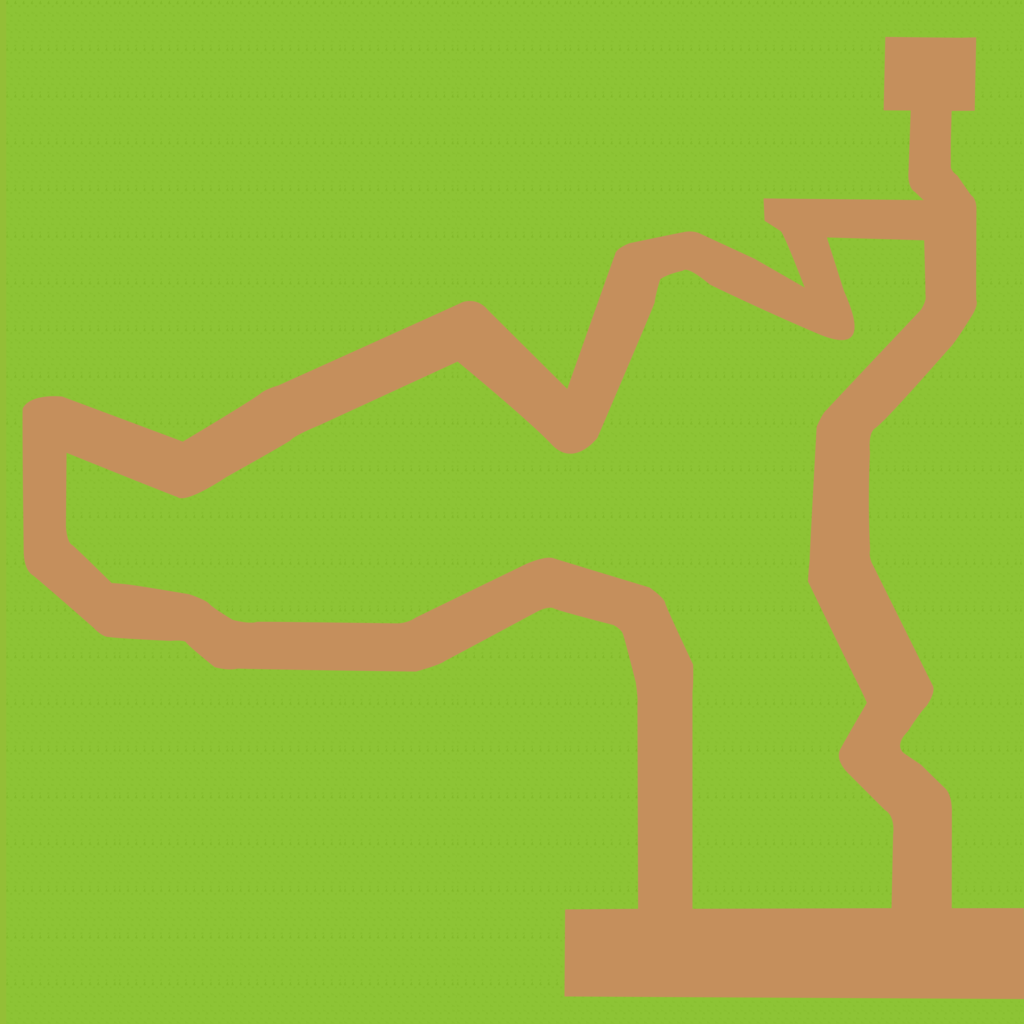

The image is a tile-based game level rendered from a .tmx file. Its description and source (layers, tilesets, objects; grid data summarised) follow:
An orthogonal 64x64 tile map with 16x16 px tiles, 1 tile layer (Camada de Tiles 1), 4 tilesets and 169 objects (Player).

<map version="1.8" tiledversion="1.8.4" orientation="orthogonal" renderorder="right-down" width="64" height="64" tilewidth="16" tileheight="16" infinite="0" nextlayerid="7" nextobjectid="386">
 <tileset firstgid="1" name="test_player_spritesheet" tilewidth="16" tileheight="16" tilecount="56" columns="7">
  <image source="../images/test_player_spritesheet.png" width="116" height="128" />
 </tileset>
 <tileset firstgid="57" name="world_spritesheet" tilewidth="16" tileheight="16" tilecount="4160" columns="80">
  <image source="../images/world_spritesheet.png" width="1280" height="832" />
 </tileset>
 <tileset firstgid="4217" name="plants_spritesheet" tilewidth="16" tileheight="16" tilecount="253" columns="23">
  <image source="../images/plants_spritesheet.png" width="381" height="183" />
 </tileset>
 <tileset firstgid="4470" name="contorno-com-textura-v3" tilewidth="16" tileheight="16" tilecount="4096" columns="64">
  <image source="../images/contorno-com-textura-v3.png" width="1024" height="1024" />
 </tileset>
 <layer id="1" name="Camada de Tiles 1" width="64" height="64">
  <data>[4096 cells, 4096 non-empty, 4096 distinct tile ids]</data>
 </layer>
 <objectgroup id="6" name="Plants">
  <object id="191" x="943.515" y="785.212" width="16.1818" height="15.6364" />
  <object id="192" gid="3515" x="943.515" y="800.667" width="16" height="16" />
  <object id="196" x="848" y="768.151" width="16" height="15.8182" />
  <object id="197" gid="3515" x="847.849" y="784" width="16" height="16" />
  <object id="201" x="896.849" y="736.515" width="15.4545" height="15.0909" />
  <object id="202" gid="3515" x="897.485" y="752.818" width="16" height="16" />
  <object id="203" x="924.636" y="684.818" width="15.0606" height="16" />
  <object id="204" gid="3515" x="924.303" y="700.151" width="16" height="16" />
  <object id="205" x="809.515" y="418.273" width="16.5455" height="16.7273" />
  <object id="206" gid="3515" x="809.878" y="433.969" width="16" height="16" />
  <object id="207" x="917.94" y="287.606" width="16.3636" height="16.3636" />
  <object id="208" gid="3515" x="918.122" y="303.758" width="16" height="16" />
  <object id="211" x="956.333" y="178.485" width="15.2727" height="15.6364" />
  <object id="212" gid="3515" x="955.818" y="194" width="16" height="16" />
  <object id="213" x="921.06" y="31.3031" width="17.4545" height="16.7273" />
  <object id="214" gid="3515" x="921.969" y="48.1818" width="16" height="16" />
  <object id="215" x="818.636" y="230.849" width="16.3031" height="16.8182" />
  <object id="216" gid="3515" x="819.122" y="247.091" width="16" height="16" />
  <object id="217" x="793.788" y="277.091" width="16.9091" height="15.8182" />
  <object id="218" gid="3515" x="794.031" y="293.091" width="16" height="16" />
  <object id="219" x="680.182" y="223.636" width="16.7273" height="16.1818" />
  <object id="220" gid="3515" x="680.364" y="239.455" width="16" height="16" />
  <object id="221" x="680" y="262.909" width="17.6364" height="14.3636" />
  <object id="222" gid="3515" x="680.909" y="277.636" width="16" height="16" />
  <object id="224" x="425.219" y="306.739" width="14.7273" height="15.2727" />
  <object id="225" gid="3515" x="425.038" y="322.193" width="16" height="16" />
  <object id="226" x="432.886" y="356.125" width="15.0909" height="14.3636" />
  <object id="227" gid="3515" x="432.886" y="370.307" width="16" height="16" />
  <object id="228" x="19.4545" y="396" width="16.3636" height="15.8182" />
  <object id="229" gid="3515" x="19.2727" y="412.364" width="16" height="16" />
  <object id="230" x="55.8182" y="444.545" width="15.8182" height="15.8182" />
  <object id="231" gid="3515" x="55.8182" y="460.363" width="16" height="16" />
  <object id="232" x="172.136" y="629.136" width="16.1818" height="16.1818" />
  <object id="233" gid="3515" x="172.5" y="645.682" width="16" height="16" />
  <object id="234" x="232.864" y="619.455" width="15.6364" height="16.5455" />
  <object id="235" gid="3515" x="232.682" y="635.636" width="16" height="16" />
  <object id="236" x="415.409" y="661.636" width="15.2727" height="13.4545" />
  <object id="237" gid="3515" x="415.409" y="676.545" width="16" height="16" />
  <object id="238" x="609.5" y="617.727" width="14.9091" height="14" />
  <object id="239" gid="3515" x="608.045" y="633.909" width="16" height="16" />
  <object id="241" x="682.682" y="666.318" width="17.6364" height="15.8182" />
  <object id="242" gid="3515" x="682.864" y="682.136" width="16" height="16" />
  <object id="243" gid="3515" x="1224" y="1029.33" width="16" height="16" />
 </objectgroup>
 <objectgroup id="2" name="SpawnPoints">
  <object id="1" type="Player" x="912" y="911.667" width="15.3333" height="16" />
  <object id="9" gid="1" x="910.333" y="928" width="16" height="16" />
 </objectgroup>
 <objectgroup id="5" name="CollisionPoints" offsetx="0" offsety="0.5">
  <object id="249" x="525" y="1005.5" width="498" height="17" />
  <object id="251" x="0" y="686.5" width="545" height="336" />
  <object id="252" x="544" y="687" width="79.5" height="207" />
  <object id="253" x="528" y="624.5" width="63.5" height="64.5" />
  <object id="254" x="591.5" y="639" width="16" height="52" />
  <object id="255" x="511" y="638.5" width="22" height="50.5" />
  <object id="256" x="480" y="655" width="43" height="36.5" />
  <object id="257" x="463.5" y="671" width="21" height="19" />
  <object id="258" x="447.5" y="672" width="20.5" height="18.5" />
  <object id="259" x="175.5" y="656" width="16.5" height="33.5" />
  <object id="260" x="0" y="655" width="175.5" height="39.5" />
  <object id="261" x="62.5" y="623" width="17.5" height="41" />
  <object id="262" x="47" y="607.5" width="16" height="51.5" />
  <object id="263" x="31" y="591" width="16.5" height="67" />
  <object id="264" x="15" y="575.5" width="15" height="84" />
  <object id="265" x="0" y="-0.5" width="14.5" height="655.5" />
  <object id="266" x="13" y="-0.5" width="34.5" height="383.5" />
  <object id="268" x="48" y="-0.5" width="208" height="383.5" />
  <object id="269" x="80" y="381" width="160" height="19.5" />
  <object id="270" x="128.5" y="399" width="81" height="17.5" />
  <object id="271" x="159.5" y="416" width="32.5" height="16" />
  <object id="272" x="253" y="0" width="82.5" height="351" />
  <object id="273" x="255" y="349" width="33.5" height="18.5" />
  <object id="274" x="310.5" y="0" width="42.5" height="334.5" />
  <object id="275" x="350" y="0" width="129.5" height="286" />
  <object id="276" x="346.5" y="282.5" width="102" height="21.5" />
  <object id="277" x="347" y="297.5" width="52" height="21.5" />
  <object id="278" x="344.5" y="315" width="23" height="19.5" />
  <object id="279" x="480" y="0" width="111.5" height="302.5" />
  <object id="280" x="512.5" y="296" width="63.5" height="23" />
  <object id="281" x="513" y="304" width="62.5" height="31" />
  <object id="282" x="538.5" y="335.5" width="36.5" height="15" />
  <object id="283" x="546" y="350" width="26.5" height="13.5" />
  <object id="284" x="587" y="0" width="100" height="222" />
  <object id="285" x="586.5" y="221.5" width="37" height="17.5" />
  <object id="286" x="586.5" y="239" width="21" height="16.5" />
  <object id="287" x="683" y="0" width="68.5" height="222.5" />
  <object id="288" x="747" y="0" width="38" height="191" />
  <object id="289" x="783" y="-0.5" width="96.5" height="191.5" />
  <object id="290" x="878" y="0" width="114.5" height="31" />
  <object id="291" x="986.5" y="0" width="36.5" height="31.5" />
  <object id="292" x="981.5" y="24" width="41" height="87.5" />
  <object id="293" x="959.5" y="111.5" width="64.5" height="64.5" />
  <object id="294" x="975.5" y="176.5" width="48" height="128" />
  <object id="295" x="992" y="304" width="31.5" height="591.5" />
  <object id="296" x="848.5" y="254" width="64.5" height="32.5" />
  </objectgroup>
</map>
<!-- 78 of 169 objects omitted -->
